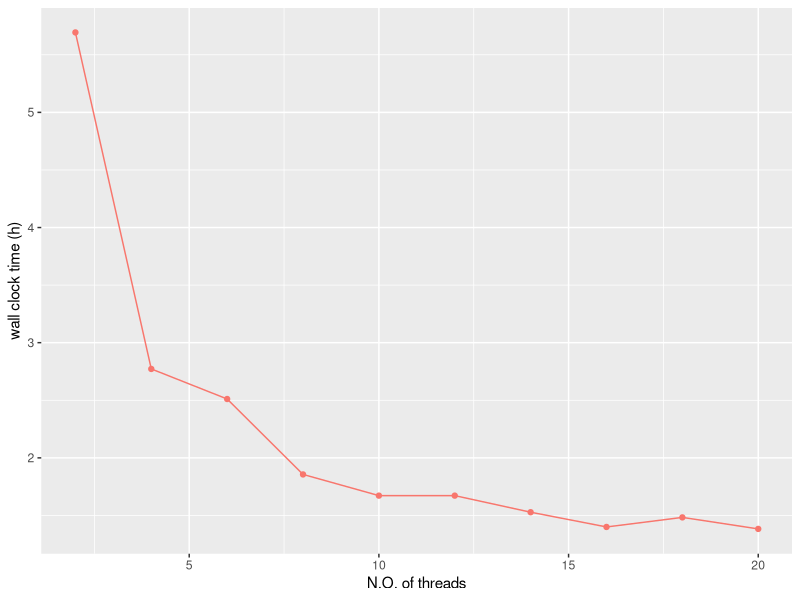

R code for this plot:
library(ggplot2)

df<-read.table("For_methods/time_threads.csv", sep=",", header=TRUE)


pdf(file="time_threads.pdf", width=5, height=5, onefile=FALSE)
ggplot(data=df, aes(x=threads, y=time, color='#999999')) +
  geom_line()+
  geom_point()+
  labs(x="N.O. of threads", y = "wall clock time (h)")+
  theme(legend.position = "none")

dev.off()